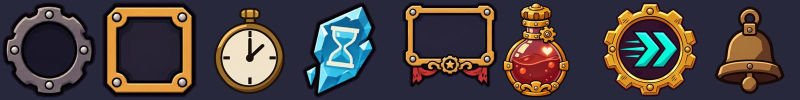
#> input picture Art/ui_src/style_ref.jpg, 1600 x 200 px, given in place of dash_icon.png, which was not available (shown at 1/2 size)
$ python ui_dash_cut.py ../../Art/ui_src
#> lines starting #> are read from the running program, lines starting #| are printed output that depends on the picture
### docs/tools/fx_sheet_cut.py
# Codex/ChatGPT 이펙트 시트(마젠타 바탕, 가로 N칸) → 투명 PNG 프레임
# 실행: python docs/tools/fx_sheet_cut.py <시트.png> <이름> <칸 수> [--pivot left|center] [--strict (빨강 · 진홍 이펙트)] [--green (초록 바탕, 5장 자홍 이펙트)]
#  → Game/Assets/Resources/FX/anim/<이름>_<i>.png (정사각, 모든 프레임 같은 크기 · 같은 기준점)
#  pivot left = 총구가 왼쪽 가운데 (프레임 왼쪽 끝을 기준으로 맞춤), center = 가운데
import os, sys
import numpy as np
from PIL import Image

OUT = os.path.join(os.path.dirname(__file__), '..', '..', 'Game', 'Assets', 'Resources', 'FX', 'anim')


def key_magenta(a):
    rgb = a[..., :3].astype(np.float32)
    r, g, b = rgb[..., 0], rgb[..., 1], rgb[..., 2]
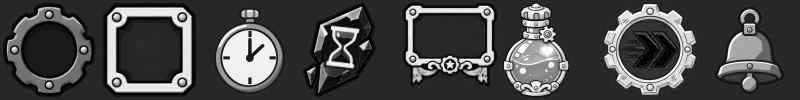
#> r: shape (200, 1600) float32 (shown at 1/2 size); min 0, max 255, mean 72.5
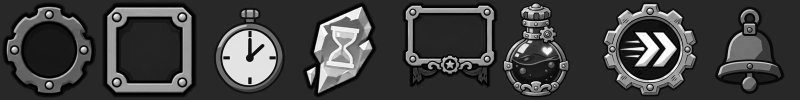
#> g: shape (200, 1600) float32 (shown at 1/2 size); min 0, max 255, mean 64
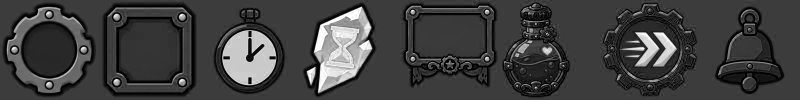
#> b: shape (200, 1600) float32 (shown at 1/2 size); min 0, max 255, mean 64.5
    # 마젠타 정도: R · B 높고 G 낮음
    mag = np.clip(((r + b) / 2 - g - 60) / 90, 0, 1)
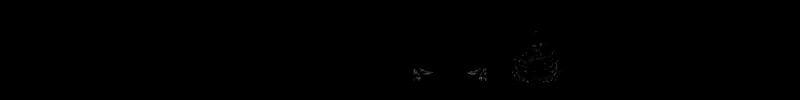
#> mag: shape (200, 1600) float32 (shown at 1/2 size); min 0, max 0.389, mean 0.000725
    alpha = 1 - mag
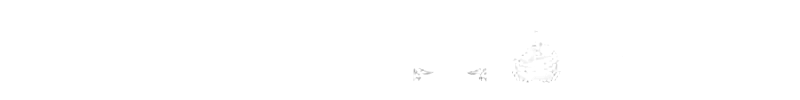
#> alpha: shape (200, 1600) float32 (shown at 1/2 size); min 0.611, max 1, mean 0.999
    # 경계 마젠타 번짐 제거: 남은 픽셀의 분홍기를 줄임
    spill = np.clip(np.minimum(r, b) - g, 0, None) * (1 - alpha) * 0.9
    rgb[..., 0] -= spill
#> rgb: shape (200, 1600, 3) float32; mean R, G, B 72.6, 64, 64.5
    rgb[..., 2] -= spill
#> rgb: shape (200, 1600, 3) float32; mean R, G, B 72.6, 64, 64.5
    out = np.dstack([np.clip(rgb, 0, 255), alpha * 255]).astype(np.uint8)
    out[alpha < 0.08] = 0
    return out


# [58 lines left out: functions key_magenta_strict, key_green, main, not called in this run]


# [2 lines that do not run on import are left out]

### docs/tools/ui_dash_cut.py
# 대시 HUD 그림 (Codex, 마젠타 바탕) → Resources/UI
#  dash_icon.png → UI/dash_icon.png (내용 상자로 자름)
#  (캡슐 게이지 dash_cell.png는 세피리아식 아이콘 칸으로 바꾸며 안 씀)
# 실행: python docs/tools/ui_dash_cut.py docs/images/ui_src
import os, sys
import numpy as np
from PIL import Image

sys.path.insert(0, os.path.dirname(__file__))
from fx_sheet_cut import key_magenta  # noqa: E402

OUT = os.path.join(os.path.dirname(__file__), '..', '..', 'Game', 'Assets', 'Resources', 'UI')


def keyed(path):
    return Image.fromarray(key_magenta(np.array(Image.open(path).convert('RGBA'))))


if __name__ == '__main__':
    src = sys.argv[1]
    icon = keyed(os.path.join(src, 'dash_icon.png'))
    icon = icon.crop(icon.getbbox())
    icon.thumbnail((256, 256), Image.LANCZOS)
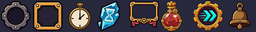
#> icon: PIL image 256x32 RGBA; mean R, G, B, A 72.5, 64, 64.5, 254.8; transparent parts drawn white
    icon.save(os.path.join(OUT, 'dash_icon.png'))
    print('icon', icon.size)
#| icon (256, 32)
    # 머리 위 남은 대시 '<' 한 칸 (프롬프트 prompts/head_dash.txt, HeadDash가 3개를 겹쳐 '<<<'로 씀)
    hd_path = os.path.join(src, 'head_dash.png')
    if os.path.exists(hd_path):
        hd = keyed(hd_path)
        hd = hd.crop(hd.getbbox())
        hd.thumbnail((128, 128), Image.LANCZOS)
        hd.save(os.path.join(OUT, 'head_dash.png'))
        print('head_dash', hd.size)
